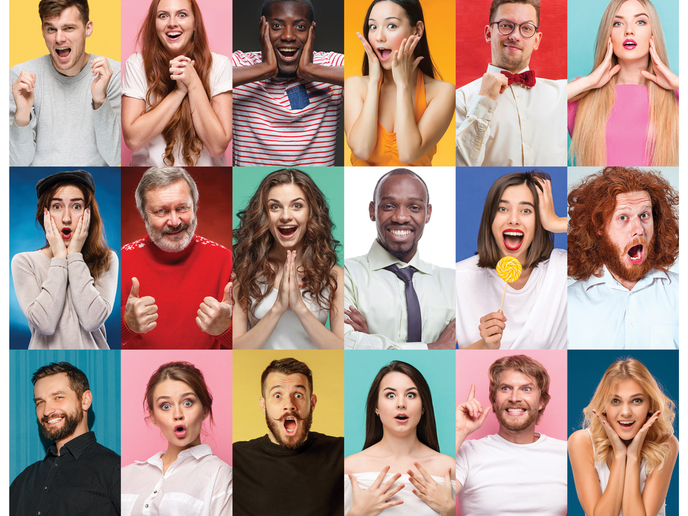
#> input picture tp_2/435395.jpg, 688 x 516 px
$ python app.py
#> lines starting #> are read from the running program, lines starting #| are printed output that depends on the picture
import cv2

image = cv2.imread("435395.jpg")
#> image is the input picture: shape (516, 688, 3); mean B, G, R 135.2, 144.9, 172.3

if image is None:
 print("Image introuvable")
else:
 gris = cv2.cvtColor(image, cv2.COLOR_BGR2GRAY)
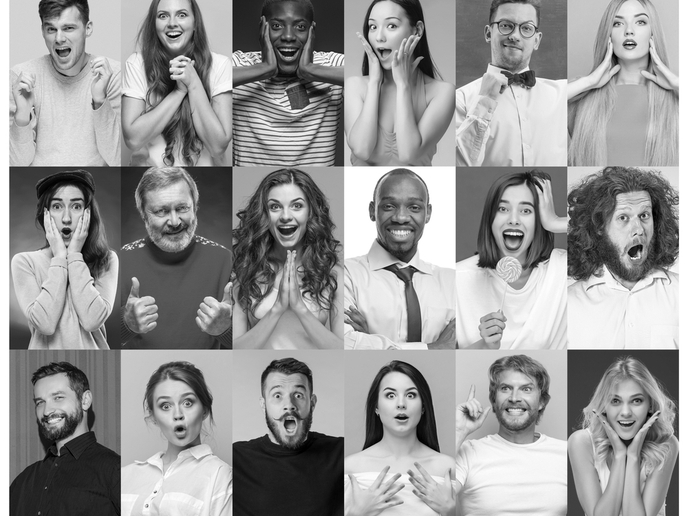
#> gris: shape (516, 688); min 0, max 255, mean 152
 cv2.imshow("Originale", image)
 cv2.imshow("Niveaux de gris", gris)
 cv2.waitKey(0)
 cv2.destroyAllWindows()
